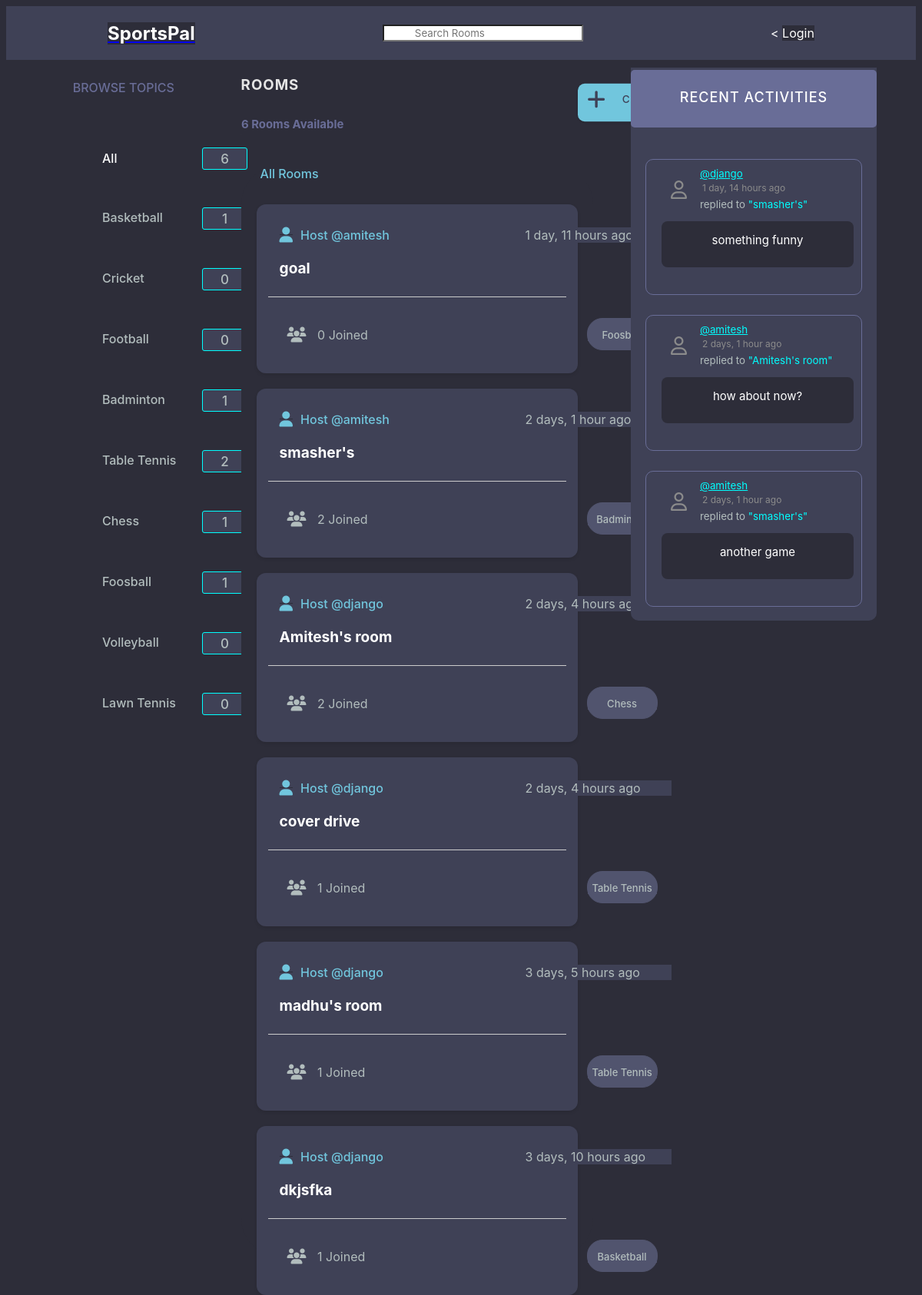
Page /home/ on the earlier database version.
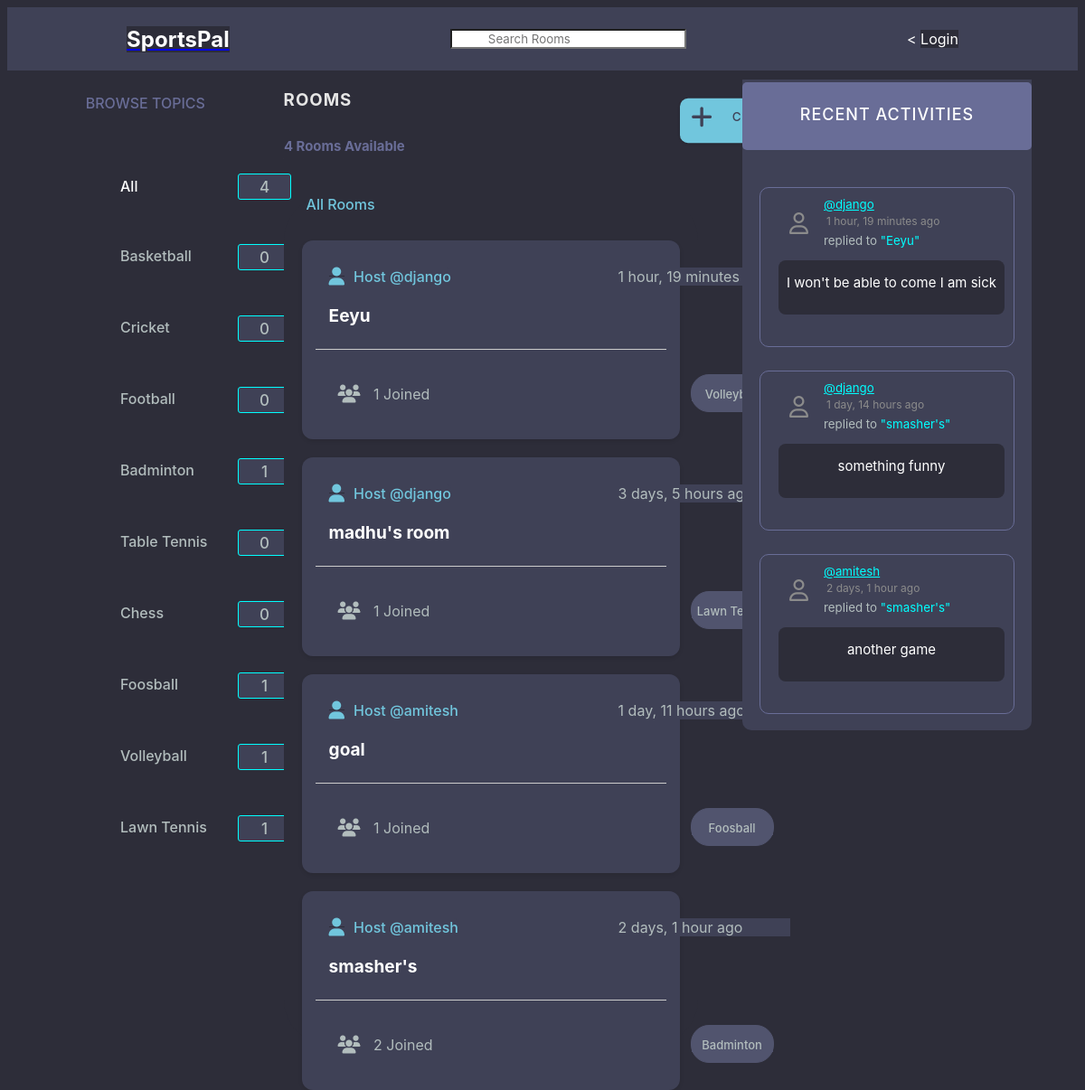
Same page on the later database version.
### base/models.py (models this page shows, shortened)
class Topic(models.Model):
    name = models.CharField(max_length=200)

class Room(models.Model):
    host = models.ForeignKey(User, on_delete=models.SET_NULL, null=True)
    topic = models.ForeignKey(Topic, on_delete=models.SET_NULL, null=True)
    name = models.CharField(max_length=200)
    description = models.TextField(null = True, blank = True)
    participants = models.ManyToManyField(User, related_name='participants', blank=True)
    updated = models.DateTimeField(auto_now=True)
    created = models.DateTimeField(auto_now_add=True)
    class Meta:
        ordering = ('-updated','-created')
    def __str__(self):
        return self.name

class Message(models.Model):
    user = models.ForeignKey(User, on_delete=models.CASCADE)
    room = models.ForeignKey(Room, on_delete=models.CASCADE)
    body = models.TextField()
    updated = models.DateTimeField(auto_now=True)
    created = models.DateTimeField(auto_now_add=True)
    def __str__(self):
        return self.body[0:50]

### base/views.py (the view)
# urls.py: path("home/", views.home, name="home"),
def home(request):
    q = request.GET.get('q') if request.GET.get('q') != None else ''
    rooms = Room.objects.filter(Q(topic__name__icontains = q) | Q(name__icontains = q) | Q(description__icontains = q) | Q(host__username__icontains = q))
    topics = Topic.objects.all()
    room_count = rooms.count()
    room_count_topic = rooms.filter(topic__name__icontains = q).count()
    room_messages = Message.objects.filter(Q(room__topic__name__icontains = q)).order_by('-created')
    context = {'rooms':rooms,'topics':topics,'room_count':room_count,'room_messages':room_messages , "room_count_topic":room_count_topic}
    return render(request,"base/home.html",context)

### base/templates/base/home.html (shortened to what this page needs)
{% extends 'main.html' %}
{% load static %}
{% block content %}
    {% block css %}
    <link rel="stylesheet" type="text/css" href="{% static 'styles/home.css' %}">
    <link href="{% static 'fontawesomefree/css/fontawesome.css' %}" rel="stylesheet" type="text/css">
    <link href="{% static 'fontawesomefree/css/brands.css' %}" rel="stylesheet" type="text/css">
    <link href="{% static 'fontawesomefree/css/solid.css' %}" rel="stylesheet" type="text/css">
    {% endblock %}
    <div class = "home-container ">
        <div>
            {% include 'base/topics_component.html' %}
        <div class = "rooms">
            <div id="rooms">
                <h3>rooms</h3>
            </div>
            <div id="room_count">
                <h5>{{room_count}} rooms available</h5>
            </div>
            <div id="create_room">
                <a href = "{% url 'create-room' %}">
                    <button> Create Room </button> </a>
            </div>
            <div class="all-rooms">
                <p style="color: white;">All Rooms</p>
            </div>
            <div>
                    {% include 'base/feed_component.html' %}
            </div>
        </div>
        <div>
            {% include 'base/activity_component.html'%}
        </div>
{% endblock %}

### base/templates/base/topics_component.html (shortened to what this page needs)
{% load static %}
{% block css %}
    <link rel="stylesheet" type="text/css" href="{% static 'styles/topics_component.css' %}">
{% endblock %}
<h3 class = "Topics" style = "color: #696d97; text-transform: uppercase;top:10px;">Browse Topics</h3>
<div class = "All">
    <p><a href="{% url 'home' %}"  style="color: white; text-decoration: none;"><div>All</div></a> <span id = "total">{{room_count}}</span></p>
</div>
<div class = "items_all">
    {% for topic in topics %}
        <div class = "List">
            <a href="{% url 'home' %}?q={{topic.name}}">{{topic.name}}
            <div id="count_div">
                <span id = "count">{{topic.room_set.all.count}}</span></a>
            </div>
        </div>
    {% endfor %}

### base/templates/base/feed_component.html (shortened to what this page needs)
{% load static %}
{% block css %}
    <link rel="stylesheet" type="text/css" href="{% static 'styles/feed_component.css' %}">
    <link href="{% static 'fontawesomefree/css/fontawesome.css' %}" rel="stylesheet" type="text/css">
    <link href="{% static 'fontawesomefree/css/brands.css' %}" rel="stylesheet" type="text/css">
    <link href="{% static 'fontawesomefree/css/solid.css' %}" rel="stylesheet" type="text/css">
{% endblock %}
<div style="position: relative;top:20px;z-index: 10;left:25px;color:#71c6dd;font-weight: 500;"> All Rooms</div>
<div class = "sports-rooms">
    {% for room in rooms %}
        <div class = "room_feat">
            <div id="host">
                <a href="{% url 'user-profile' room.host.id %}"style="background-color:#3f4156;z-index: 30;"><i class="fa-solid fa-user fa-lg" style="position: relative;right:10px;"></i>Host @{{room.host.username}}</a>
            </div>
            <div style = "background-color: #3f4156;" id = "timer">
                {{room.created|timesince}} ago
            </div>
                <div id="room_name">
                    <h5 style = "background-color: #3f4156;"><a href = "{% url 'room' room.id %}" style="background-color:#3f4156;">{{room.name}}</a></h5>
                </div>
                <hr style="position:relative;top :90px">
                <div style = "background-color: #3f4156;" id ="participants_num"><i class="fa-solid fa-users fa-lg"style="position:relative;right:10px;"></i>
                    {{room.participants.all.count}} Joined
                </div>
                <div id="topic_name">
                    <p style="background-color: #51546e;;">{{room.topic.name}}</p>
                </div>
        </div>
    {% endfor %}
</div>

### base/templates/base/activity_component.html (shortened to what this page needs)
{% load static %}
{% block css %}
    <link rel="stylesheet" type="text/css" href="{% static 'styles/activity_component.css' %}">
    <link href="{% static 'fontawesomefree/css/fontawesome.css' %}" rel="stylesheet" type="text/css">
    <link href="{% static 'fontawesomefree/css/brands.css' %}" rel="stylesheet" type="text/css">
    <link href="{% static 'fontawesomefree/css/solid.css' %}" rel="stylesheet" type="text/css">
{% endblock %}
<div class="block_layout">
    <div class="recent_activities">
        <h3> recent activities</h3>
    </div>
    {% for message in room_messages %}
    <div class = "box">
        <small >
            <div id="username">
                <a href = "{'% url 'user-profile' message.user.id %}" style="background-color: #3f4156;color: cyan; width:200px">@{{message.user}}</a>
            </div>
            <div id="time" style="color: #8b8b8b; font-size: 12px; margin:3px; width:200px;">
                {{message.created|timesince}} ago
            </div>
        </small>
        <div id="sender">
            <small style="background-color: #3f4156; color:#b2bdbd; width: 200px;">replied to <tag style="background-color: #3f4156; color:cyan">"{{message.room}}"</tag></small>
        </div>
        <div id="message" style="position: relative;top:8px;">
            <p>{{message}}</p>
        </div>
    </div>
    {% endfor %}
</div>

Differences in the rows shown:
removed Room: host.username "django", created "2 days, 4 hours", name "Amitesh's room", participants.all.count "2", topic.name "Chess"
removed Room: host.username "django", created "2 days, 4 hours", name "cover drive", participants.all.count "1", topic.name "Table Tennis"
removed Room: host.username "django", created "3 days, 10 hours", name "dkjsfka", participants.all.count "1", topic.name "Basketball"
removed Message: user "amitesh", created "2 days, 1 hour", room "Amitesh's room", body "how about now?"
computed for Topic "Basketball": room_set.all.count "1" → "0"
computed for Topic "Table Tennis": room_set.all.count "2" → "0"
computed for Topic "Chess": room_set.all.count "1" → "0"
computed for Topic "Volleyball": room_set.all.count "0" → "1"
computed for Topic "Lawn Tennis": room_set.all.count "0" → "1"
added Room: host.username "django", created "1 hour, 19 minutes", name "Eeyu", participants.all.count "1", topic.name "Volleyball"
changed Room "madhu's room": topic.name "Table Tennis" → "Lawn Tennis"; moves up the list
computed for Room "goal": participants.all.count "0" → "1"
added Message: user "django", created "1 hour, 19 minutes", room "Eeyu", body "I won't be able to come I am sick"
Other differences:
{{ room_count }}: "6" → "4"
